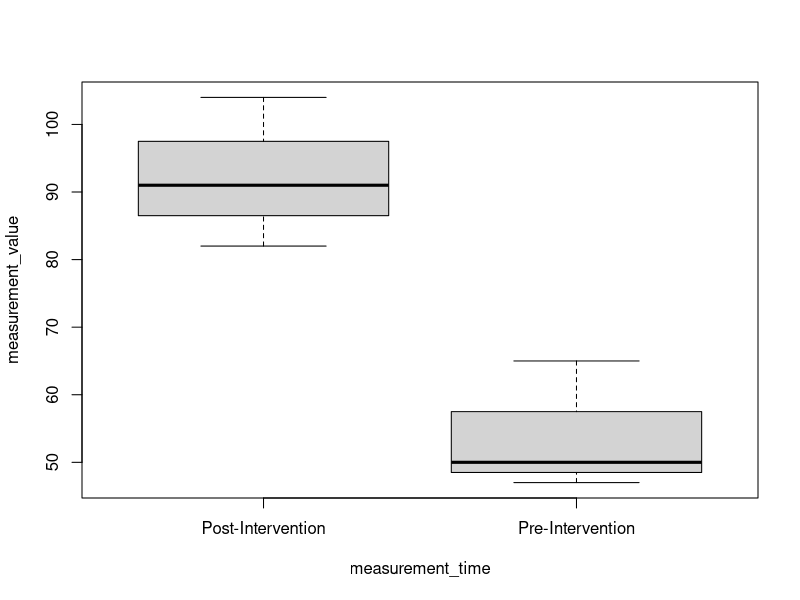
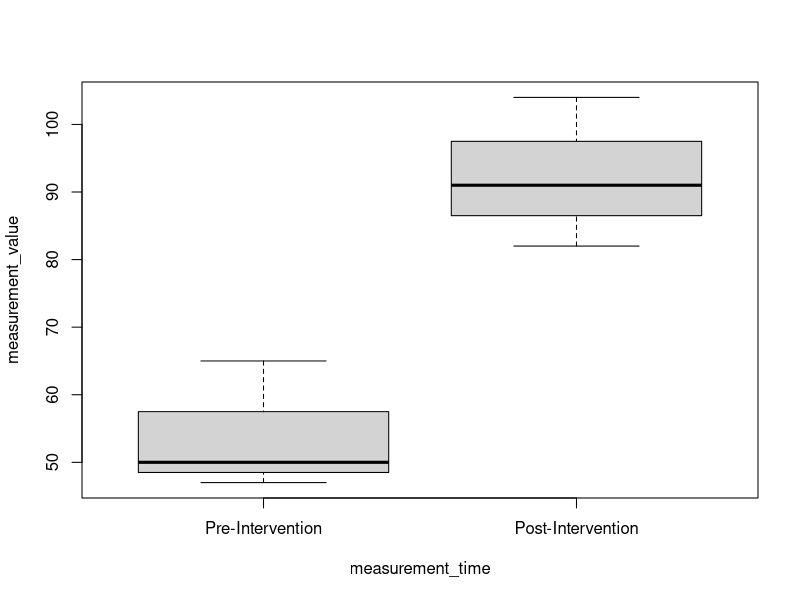
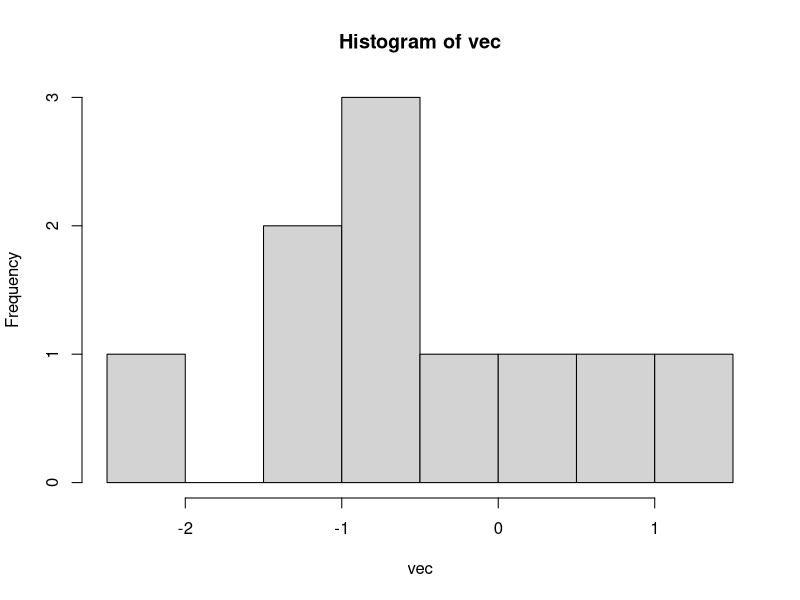

These charts were generated, in order, by the following R code: (Note: this script raises an error after producing the figures.)
## ---- chunk 1
knitr::opts_chunk$set(echo = TRUE, message = FALSE)
## ---- chunk 2
library(dplyr)
## ---- chunk 3
# Convert a character vector to a factor using `factor`
pre_factored <- c("cat", "dog", "cat")
facts <- factor(pre_factored)

# Check what the levels are using `levels`
## ---- chunk 4
# Does this factor order reflect what you'd want it to be?
factor(c("Pre-Intervention", "Post-Intervention"))
## ---- chunk 5
pt_data <- data.frame(
  MRN = rep(c(97, 107, 402),2),
  measurement_time = c(rep("Pre-Intervention", 3), rep("Post-Intervention", 3)),
  measurement_value = c(50, 65, 47, 104, 82, 91)
)
pt_data

boxplot(measurement_value ~ measurement_time, data = pt_data)
# Did the intervention increase or decrease the measurement value?

# Factor the data by supplying the argument `levels`
pt_data$measurement_time <- factor(
  pt_data$measurement_time, 
  levels = c("Pre-Intervention", "Post-Intervention")
)
boxplot(measurement_value ~ measurement_time, data = pt_data)
levels(pt_data$measurement_time)

## ---- chunk 6

levels(pt_data$measurement_time)
unclass(pt_data$measurement_time)
as.numeric(pt_data$measurement_time)
## ---- chunk 7
fact3 <- factor(c(8, 10, 3))

# wrong way!
as.numeric(fact3)

# right way!
as.numeric(as.character(fact3))

# many paths to the right way
fact3 |>
  as.character() |>
  as.numeric()
## ---- chunk 8
sample_time <- as.POSIXct("2024-03-14 10:30:00")
sample_time
## ---- chunk 9
sample_time_2 <- as.POSIXct("2024-03-14 11:35:00")
sample_time_2 - sample_time
## ---- chunk 10
# ambiguous:
dt1 <- as.POSIXct("14/03/2024, 10:30:00")

# tell R how to parse:
dt1 <- as.POSIXct("14/03/2024, 10:30:00", format="%d/%m/%Y, %H:%M:%S")
dt1

## ---- chunk 11
?strptime
## ---- chunk 12
dose1t <- as.POSIXct("03/02/11 10:15:00", format = "%m/%d/%y %H:%M:%S")
dose2t <- as.POSIXct("03/02/11 18:23:00", format = "%m/%d/%y %H:%M:%S")

dose2t - dose1t
difftime(dose2t, dose1t, units = "mins")
## ---- chunk 13
# Or in dataframe calculations:
patients <- data.frame(
  ID = c(rep(1,3), rep(2,2)),
  datetime = as.POSIXct(
    c("03/02/11 10:15:00", "03/02/11 18:23:00","03/02/11 23:34:00",
      "03/03/11 02:30:00", "03/03/11 13:24:00"
    ),
    format = "%m/%d/%y %H:%M:%S"
  ),
  EVID = c(1, 1, 0, 1, 0),
  DV = c(0, 0, 10.8, 0, 16),
  DOSE = c(100, 100, 0, 100, 0)
) 
patients

# Calculate the time of since the first dose for each patient


  
## ---- chunk 14
big <- 1e500 
big
big + 7
## ---- chunk 15
sqrt(-5)
big - big
big
-1/0

## ---- chunk 16
vec <- rnorm(12)
vec[c(3, 5)] <- NA
vec
length(vec)
## ---- chunk 17
sum(vec)
sum(vec, na.rm = TRUE)
?sum
hist(vec)

is.na(vec)

## ---- chunk 18
c(1, 9, NA)
c(1, 9, NULL)
vec
length(vec)
vec[6] <- NULL
vec[7] <- NA
a
a <- NULL
a
a + 7
## ---- chunk 19
library(datasets)
ToothGrowth
ToothGrowth[["Length"]]
## ---- chunk 20
nonnulls <- data.frame(
  a = c(1:5),
  b = letters[1:5]
)
nonnulls

nonnulls[['a']] <- NULL  
nonnulls
## ---- chunk 21

?t.test

## ---- chunk 22
rainbows <- c("red", "orange", "yellow", "green", "blue", "indigo", "violet")

## ---- chunk 23
dt1 <- "2024-03-14 11:00:00"
dt2 <- "2024-03-23 19:17:00"


## ---- chunk 24
test_data_frame <- mtcars
## ---- chunk 25
my_numbers <- c('23', 'z', '37', '69', 'h', '18', '18', '19', '91', '4', '97', '83', '19', '51', '93', '20', '80', '37', '34', '93', '36', '55', 't', '48', '27', '54', '3', '89', '40', '73', '44', '52', '78', 's', '89', '84', '18', '59', '89', '14', '77', '52', '62', '92', 'o', '45', '1', '81', '3', '7', '24', '57', '50', '56', '95', '85', '100', '92', '98', '60', '18', '55', '2', '11', '8', '45', 'a', '6', '77', '9', '49', '66', '78', '18', '21', '36', 'i', '58', '45', '27', '13', '47', '54', '92', '86', '9', '94', '58', '62', 'k', '87', '34', '41', '58', '48', '12', '76', '31', '24', '20', '7', '40', '24', '98', '86', '51', '53', '29', '87', '20', '15', '97', '59', '20', '32', '61', '34', '92', '31', '36', '8', '49', '92', '9', '55', '10', '26', '100', '70', '77', '92', '18', '20', '10', '26', '4', '1', '5', '11', '99', '98', '2', '45', '24', '7', '98', '79', '64', '79', '15', '43', '20', '9', '58', '85', '66', '41', '16', '16', '94', '62', '21', '53', '43', '63', '4', '33', '97', '47', '73', '72', '38', '97', '71', '55', '66', '50', '91', '96', '21', '64', '70', '23', '8', '38', '27', '18', '9', '92', '43', '35', '23', '22', '17', '43', '42', '8', '42', '69', '7', '95', '54', '39', '24', '100', '61', '65', '16', '33', '48', '72', '94', '19', '68', '42', '52', '51', '83', '55', '21', '64', '29', '76', '56', '55', '55', '52', '42', '80', '94', '78', '46', '58', '33', '21', '30', '33', '60', '50', '22', '55', '27', '22', '65', '54', '31', '5', '10', '1', '21', '62', '90', '36', '38', '80', '100', '62', '75', '56', '29', '74', '44', '99', '45', '98', '16', '57', '11', '34', '35', '47', '95', '4', '36', '26', '74', '10', '44', '52', '85', '31', '4', '11', '62', '83', '27', '53', '7', '45', '43', '13', '9', '11', '7', '34', '87', '65', '19', '28', '17', '51', '1', '18', '19', '95', '52', '82', '53', '4', '5', '87', '27', '11', '69', '5', '6', '39', '52', '26', '1', '13', '98', '80', '66', '68', '11', '100', '57', '58', '64', '85', '49', '90', '12', '5', '47', '1', '99', '47', '65', '98', '88', '2', '64', '98', '57', '10', '64', '16', '79', '91', '91', '67', '58', '61', '49', '49', '56', '37', '61', '43', '20', '34', '76', '99', '67', '50', '32', '63', '82', '16', '94', '62', '27', '83', '77', '43', '41', '12', '57', '49', '55', '3', '81', '61', '39', '48', '23', '72', '95', '64', '49', '42', '81', '66', '30', '35', '80', '95', '45', '38', '34', '40', '4', '34', '34', '91', '80', '42', '26', '69', '100', '46', '6', '32', '99', '43', '66', '47', '20', '1', '67', '14', '77', '89', '19', '42', '3', '92', '34', '55', '98', '79', '74', '90', '6', '76', '84', '91', '90', '88', '53', '13', '75', '21', '96', '12', '38', '54', '7', '37', '57', '27', '89', '81', '31', '54', '21', '93', '60', '23', '96', '43', '48', '13', '30', '57', '9', '50', '29', '27', '60', '56', '53', '18', '71', '97', '44', '73', '93', '96', '34', '44', '19', '8', '62', '23', '68', '28', '13', '90', '40', '25', '45', '53', '86', '60', '100', '70', '17')
